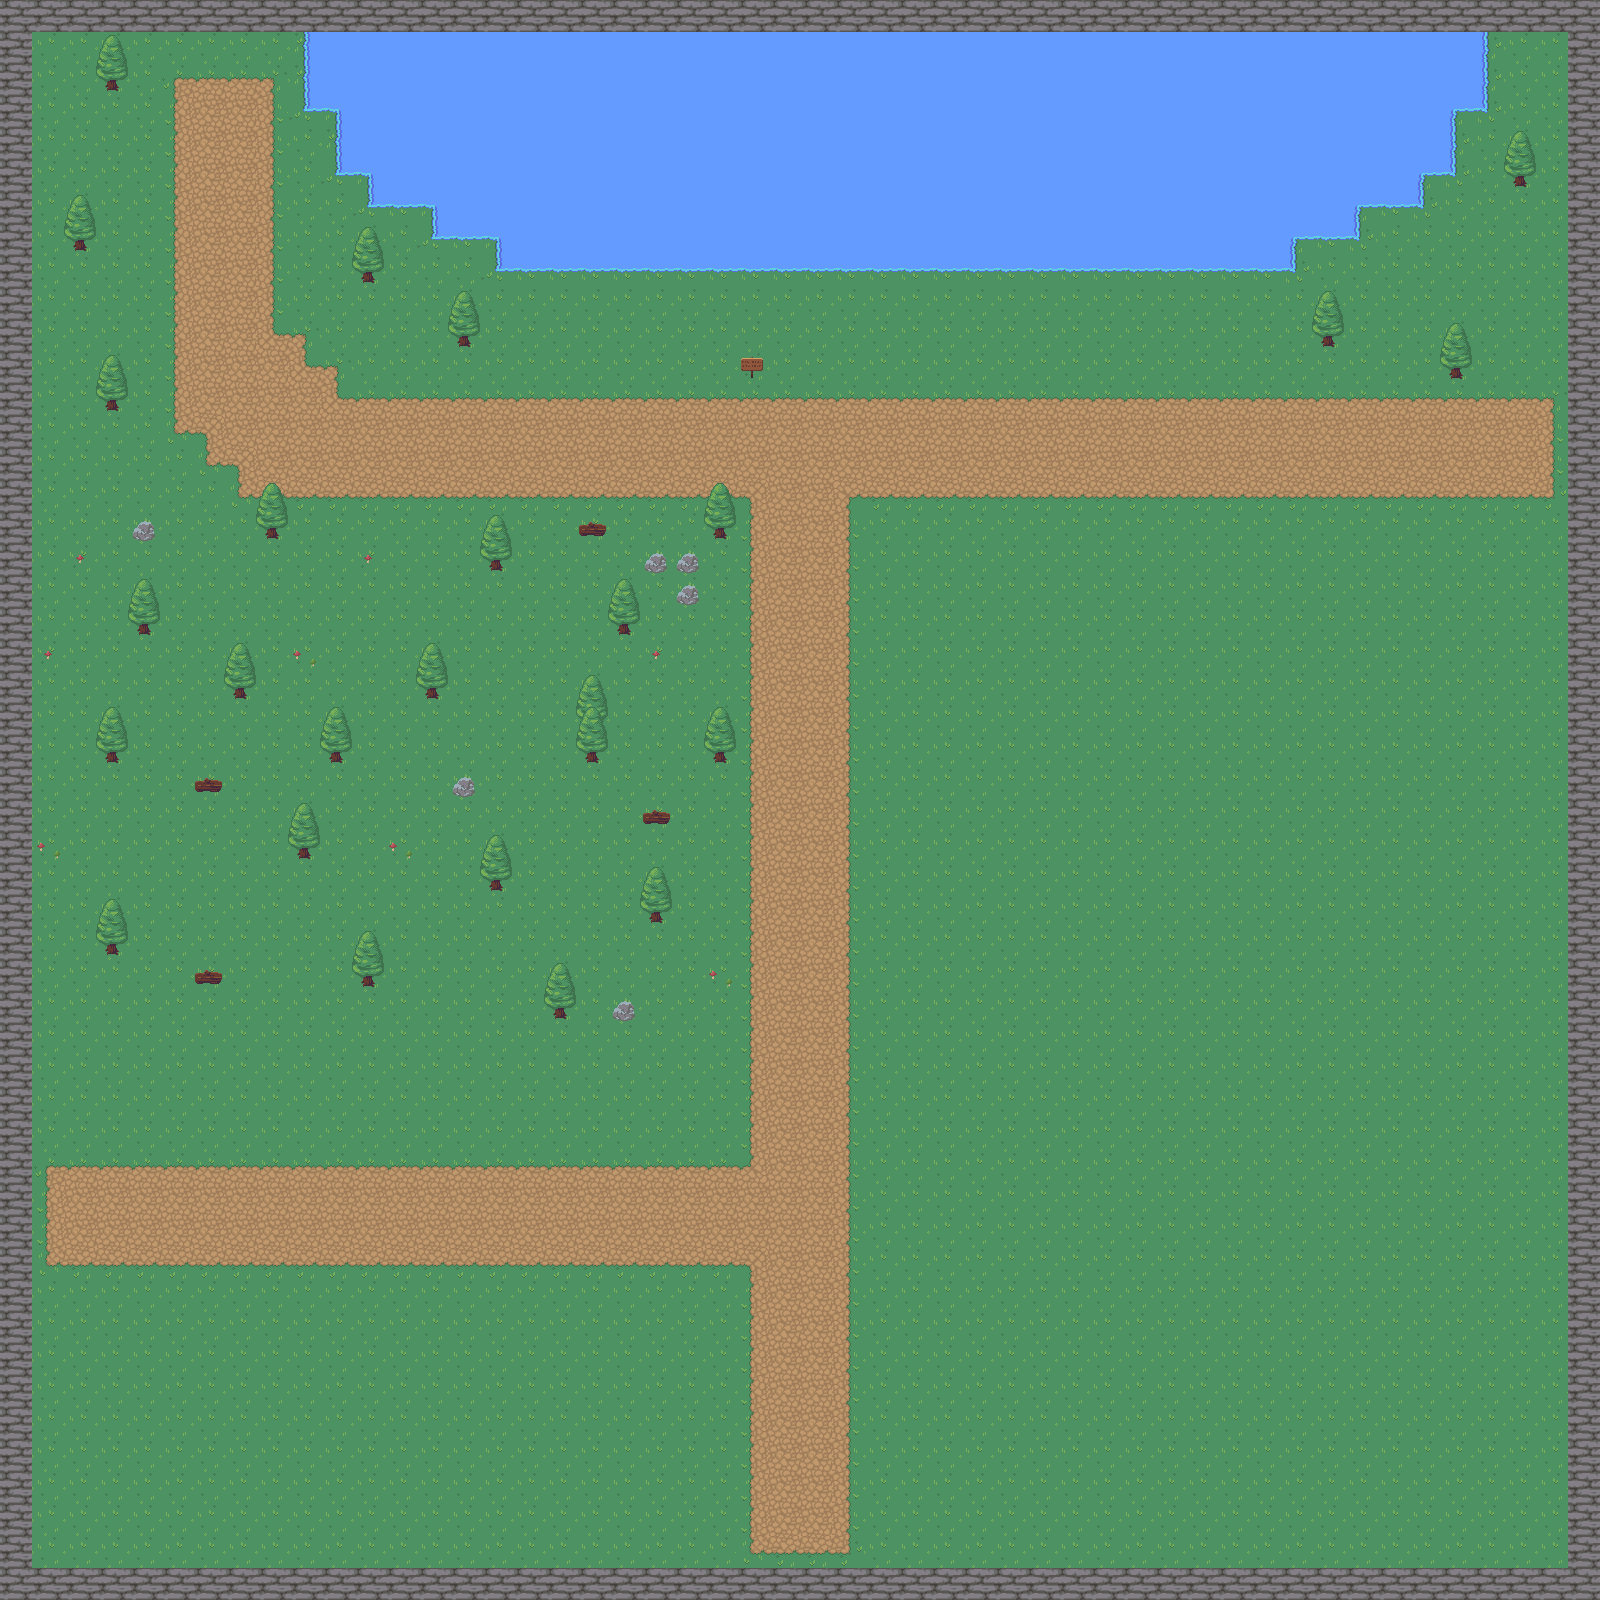

Rendered tile map (Tiled .tmx) drawn with the repository's tilesets; below, a short description and the map source with its tile grids summarised:
An orthogonal 50x50 tile map with 32x32 px tiles, 2 tile layers (background, props) and 49 objects.

<map version="1.10" tiledversion="1.10.1" orientation="orthogonal" renderorder="right-down" width="50" height="50" tilewidth="32" tileheight="32" infinite="0" nextlayerid="6" nextobjectid="115">
 <tileset firstgid="1" source="nature.tsx" />
 <layer id="1" name="background" width="50" height="50">
  <data>[2500 cells, 2500 non-empty, 25 distinct tile ids]</data>
 </layer>
 <layer id="5" name="props" width="50" height="50">
  <data>[2500 cells, 71 non-empty, 9 distinct tile ids]</data>
 </layer>
 <objectgroup id="3" name="Collisions">
  <object id="16" x="0" y="0" width="32" height="1600" />
  <object id="17" x="32" y="1568" width="1568" height="32" />
  <object id="18" x="1568" y="0" width="32" height="1568" />
  <object id="19" x="32" y="0" width="1536" height="32" />
  <object id="64" x="304.364" y="32" width="1182.3" height="76.5" />
  <object id="65" x="336.5" y="108.75" width="1117.83" height="65.25" />
  <object id="66" x="368.25" y="174.25" width="1054.5" height="32.25" />
  <object id="67" x="432.5" y="206.5" width="926.5" height="32" />
  <object id="68" x="497" y="238.5" width="797.75" height="31.75" />
  <object id="69" x="105" y="74" width="14.0356" height="17" />
  <object id="71" x="73" y="234" width="13.996" height="16.981" />
  <object id="72" x="361" y="266" width="13.996" height="17" />
  <object id="73" x="457" y="330" width="13.996" height="17" />
  <object id="78" x="105" y="394" width="13.996" height="17" />
  <object id="79" x="265" y="522" width="13.996" height="17" />
  <object id="74" x="751" y="371" width="2" height="7" />
  <object id="80" x="489.002" y="554" width="13.996" height="17" />
  <object id="81" x="713" y="522" width="13.996" height="17" />
  <object id="82" x="617.002" y="618" width="13.996" height="17" />
  <object id="83" x="1321" y="330" width="13.996" height="17" />
  <object id="84" x="1449" y="362" width="13.996" height="17" />
  <object id="85" x="1513" y="170" width="13.996" height="17" />
  <object id="86" x="137" y="618" width="13.996" height="17" />
  <object id="87" x="233.002" y="682" width="13.996" height="17" />
  <object id="88" x="425.002" y="682" width="13.996" height="17" />
  <object id="89" x="105" y="746" width="13.996" height="17" />
  <object id="90" x="329" y="746" width="13.996" height="17" />
  <object id="91" x="195" y="781" width="27" height="10" />
  <object id="92" x="133" y="522" width="22" height="19" />
  <object id="93" x="585" y="746" width="13.996" height="17" />
  <object id="94" x="713" y="746" width="13.996" height="17" />
  <object id="95" x="649" y="906" width="13.996" height="17" />
  <object id="96" x="489" y="874" width="13.996" height="17" />
  <object id="97" x="297" y="842" width="13.996" height="17" />
  <object id="98" x="105.002" y="938" width="13.996" height="17" />
  <object id="99" x="361" y="970" width="13.996" height="17" />
  <object id="100" x="553" y="1002" width="13.996" height="17" />
  <object id="101" x="195" y="973" width="27" height="10" />
  <object id="102" x="579" y="525" width="27" height="10" />
  <object id="103" x="643" y="813" width="27" height="10" />
  <object id="104" x="645" y="554" width="22" height="19" />
  <object id="105" x="677" y="554" width="22" height="19" />
  <object id="106" x="677" y="586" width="22" height="19" />
  <object id="107" x="613" y="1002" width="22" height="19" />
  <object id="108" x="453" y="778" width="22" height="19" />
  <object id="110" x="585" y="713" width="13.996" height="17" />
 </objectgroup>
 <objectgroup id="4" name="Points">
  <object id="77" template="spawnPoint.tx" name="" x="448" y="448">
   <properties>
    <property name="mobName" value="fighter" />
    <property name="mobType" value="hostileMob" />
   </properties>
  </object>
  <object id="114" template="spawnPoint.tx" name="" x="608" y="448">
   <properties>
    <property name="mobName" value="assassin" />
    <property name="mobType" value="hostileMob" />
   </properties>
  </object>
  <object id="113" template="spawnPoint.tx" name="" x="224" y="128">
   <properties>
    <property name="mobName" value="player" />
    <property name="mobType" value="player" />
   </properties>
  </object>
 </objectgroup>
</map>
